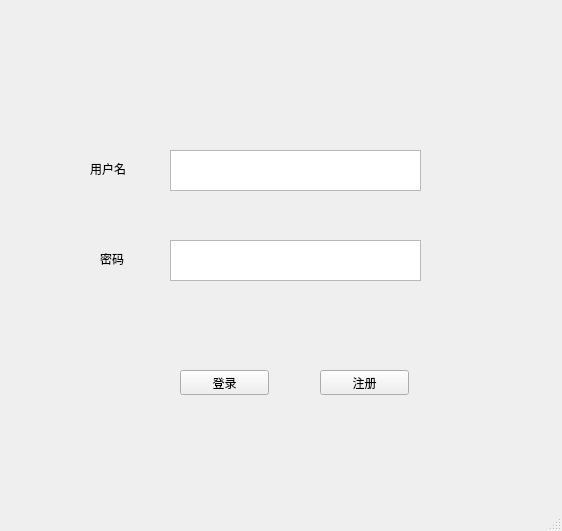
<?xml version="1.0" encoding="UTF-8"?>
<ui version="4.0">
 <class>MainWindow</class>
 <widget class="QMainWindow" name="MainWindow">
  <property name="geometry">
   <rect>
    <x>0</x>
    <y>0</y>
    <width>562</width>
    <height>531</height>
   </rect>
  </property>
  <property name="windowTitle">
   <string>MainWindow</string>
  </property>
  <widget class="QWidget" name="centralwidget">
   <widget class="QTextEdit" name="loggin_textEdit">
    <property name="geometry">
     <rect>
      <x>170</x>
      <y>150</y>
      <width>251</width>
      <height>41</height>
     </rect>
    </property>
   </widget>
   <widget class="QTextEdit" name="register_textEdit">
    <property name="geometry">
     <rect>
      <x>170</x>
      <y>240</y>
      <width>251</width>
      <height>41</height>
     </rect>
    </property>
   </widget>
   <widget class="QLabel" name="username">
    <property name="geometry">
     <rect>
      <x>90</x>
      <y>160</y>
      <width>67</width>
      <height>17</height>
     </rect>
    </property>
    <property name="text">
     <string>用户名</string>
    </property>
   </widget>
   <widget class="QLabel" name="password">
    <property name="geometry">
     <rect>
      <x>100</x>
      <y>250</y>
      <width>67</width>
      <height>17</height>
     </rect>
    </property>
    <property name="text">
     <string>密码</string>
    </property>
   </widget>
   <widget class="QPushButton" name="loggin_button">
    <property name="geometry">
     <rect>
      <x>180</x>
      <y>370</y>
      <width>89</width>
      <height>25</height>
     </rect>
    </property>
    <property name="text">
     <string>登录</string>
    </property>
   </widget>
   <widget class="QPushButton" name="register_button">
    <property name="geometry">
     <rect>
      <x>320</x>
      <y>370</y>
      <width>89</width>
      <height>25</height>
     </rect>
    </property>
    <property name="text">
     <string>注册</string>
    </property>
   </widget>
  </widget>
  <widget class="QStatusBar" name="statusbar"/>
  <widget class="QMenuBar" name="menubar">
   <property name="geometry">
    <rect>
     <x>0</x>
     <y>0</y>
     <width>562</width>
     <height>28</height>
    </rect>
   </property>
  </widget>
 </widget>
 <resources/>
 <connections/>
</ui>
